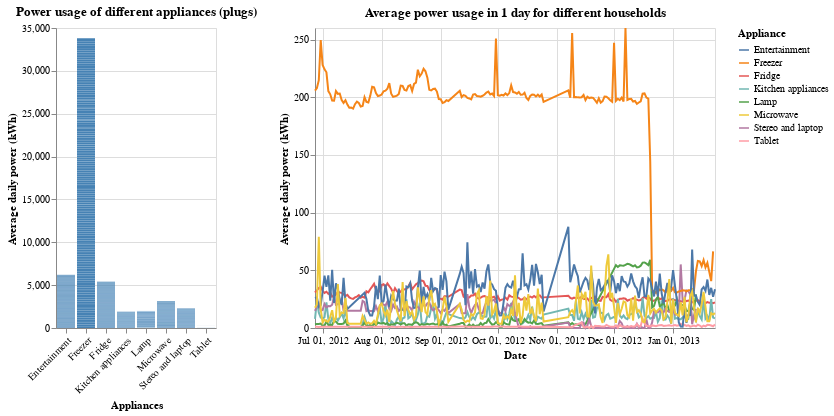

The notebook cell this image was saved under:
### Markdown cell above
#### Visualisations 1

### Code cell
import altair as alt

selection = alt.selection_single(fields=['Appliance'],name='Random')

color2 = alt.condition(selection,
                      alt.Color('Appliance:N'),
#                       alt.value('steelblue'),
                      alt.value('lightgray'))



color = alt.condition(selection,
                      alt.value('steelblue'),
                      alt.value('lightgray'))

dropdown = alt.binding_select(options=["04", "05", "06"], name="Household: ")
selection_d = alt.selection_single(fields=["Household"], bind=dropdown, init={"Household": "04"})


bar=(alt.Chart(combined_households)
 .mark_bar()
 .encode(y='Power:Q',
         x=alt.X('Appliance:N',axis=alt.Axis(labelAngle=-45)),
         color=color
        )
).add_selection(selection).add_selection(selection_d).transform_filter(
    selection_d
)

line1=(alt.Chart(combined_households)
 .mark_line()
 .encode(x=alt.X('yearmonthdate(Date):T'),
         y='Power:Q',
         color=color2
        )
).add_selection(
    selection_d
).transform_filter(
    selection_d
)

line1.title ="Average power usage in 1 day for different households"
line1.encoding.x.title = 'Date'
line1.encoding.y.title = 'Average daily power (kWh)'

bar.title ="Power usage of different appliances (plugs)"
bar.encoding.x.title = 'Appliances'
bar.encoding.y.title = 'Average daily power (kWh)'

bar | line1

### Figure 1 — Vega-Lite specification as saved in the notebook (floating-point values rounded to 4 significant figures; data arrays with more than 128 entries replaced by an {"elided": "..."} marker saying what was removed)
{"config": {"view": {"continuousWidth": 400, "continuousHeight": 300}}, "hconcat": [{"mark": "bar", "encoding": {"color": {"condition": {"value": "steelblue", "selection": "Random"}, "value": "lightgray"}, "x": {"axis": {"labelAngle": -45}, "field": "Appliance", "title": "Appliances", "type": "nominal"}, "y": {"field": "Power", "title": "Average daily power (kWh)", "type": "quantitative"}}, "selection": {"Random": {"type": "single", "fields": ["Appliance"]}, "selector001": {"type": "single", "fields": ["Household"], "bind": {"input": "select", "options": ["04", "05", "06"], "name": "Household: "}, "init": {"Household": "04"}}}, "title": "Power usage of different appliances (plugs)", "transform": [{"filter": {"selection": "selector001"}}]}, {"mark": "line", "encoding": {"color": {"condition": {"field": "Appliance", "type": "nominal", "selection": "Random"}, "value": "lightgray"}, "x": {"field": "Date", "timeUnit": "yearmonthdate", "title": "Date", "type": "temporal"}, "y": {"field": "Power", "title": "Average daily power (kWh)", "type": "quantitative"}}, "selection": {"selector001": {"type": "single", "fields": ["Household"], "bind": {"input": "select", "options": ["04", "05", "06"], "name": "Household: "}, "init": {"Household": "04"}}}, "title": "Average power usage in 1 day for different households", "transform": [{"filter": {"selection": "selector001"}}]}], "data": {"name": "data-e2afb036baa5d47ece7f4f64e22da98a"}, "$schema": "https://vega.github.io/schema/vega-lite/v4.17.0.json", "datasets": {"data-e2afb036baa5d47ece7f4f64e22da98a": {"elided": "3991 records"}}}
